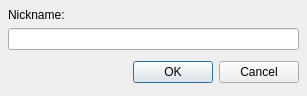
<ui version="4.0" >
 <author></author>
 <comment></comment>
 <exportmacro></exportmacro>
 <class>NickEditDlg</class>
 <widget class="QDialog" name="NickEditDlg" >
  <property name="geometry" >
   <rect>
    <x>0</x>
    <y>0</y>
    <width>307</width>
    <height>96</height>
   </rect>
  </property>
  <property name="sizePolicy" >
   <sizepolicy>
    <hsizetype>3</hsizetype>
    <vsizetype>3</vsizetype>
    <horstretch>0</horstretch>
    <verstretch>0</verstretch>
   </sizepolicy>
  </property>
  <property name="windowTitle" >
   <string>Edit Nick</string>
  </property>
  <property name="modal" >
   <bool>true</bool>
  </property>
  <layout class="QVBoxLayout" >
   <property name="margin" >
    <number>8</number>
   </property>
   <property name="spacing" >
    <number>6</number>
   </property>
   <item>
    <widget class="QLabel" name="label" >
     <property name="text" >
      <string>Nickname:</string>
     </property>
    </widget>
   </item>
   <item>
    <widget class="QLineEdit" name="lineEdit" />
   </item>
   <item>
    <spacer>
     <property name="orientation" >
      <enum>Qt::Vertical</enum>
     </property>
     <property name="sizeHint" >
      <size>
       <width>20</width>
       <height>40</height>
      </size>
     </property>
    </spacer>
   </item>
   <item>
    <layout class="QHBoxLayout" >
     <property name="margin" >
      <number>0</number>
     </property>
     <property name="spacing" >
      <number>6</number>
     </property>
     <item>
      <spacer>
       <property name="orientation" >
        <enum>Qt::Horizontal</enum>
       </property>
       <property name="sizeHint" >
        <size>
         <width>131</width>
         <height>31</height>
        </size>
       </property>
      </spacer>
     </item>
     <item>
      <widget class="QPushButton" name="okButton" >
       <property name="text" >
        <string>OK</string>
       </property>
      </widget>
     </item>
     <item>
      <widget class="QPushButton" name="cancelButton" >
       <property name="text" >
        <string>Cancel</string>
       </property>
      </widget>
     </item>
    </layout>
   </item>
  </layout>
  <widget class="QWidget" name="" >
   <property name="geometry" >
    <rect>
     <x>9</x>
     <y>32</y>
     <width>325</width>
     <height>25</height>
    </rect>
   </property>
  </widget>
 </widget>
 <pixmapfunction></pixmapfunction>
 <resources/>
 <connections>
  <connection>
   <sender>okButton</sender>
   <signal>clicked()</signal>
   <receiver>NickEditDlg</receiver>
   <slot>accept()</slot>
   <hints>
    <hint type="sourcelabel" >
     <x>278</x>
     <y>253</y>
    </hint>
    <hint type="destinationlabel" >
     <x>96</x>
     <y>254</y>
    </hint>
   </hints>
  </connection>
  <connection>
   <sender>cancelButton</sender>
   <signal>clicked()</signal>
   <receiver>NickEditDlg</receiver>
   <slot>reject()</slot>
   <hints>
    <hint type="sourcelabel" >
     <x>369</x>
     <y>253</y>
    </hint>
    <hint type="destinationlabel" >
     <x>179</x>
     <y>282</y>
    </hint>
   </hints>
  </connection>
 </connections>
</ui>
